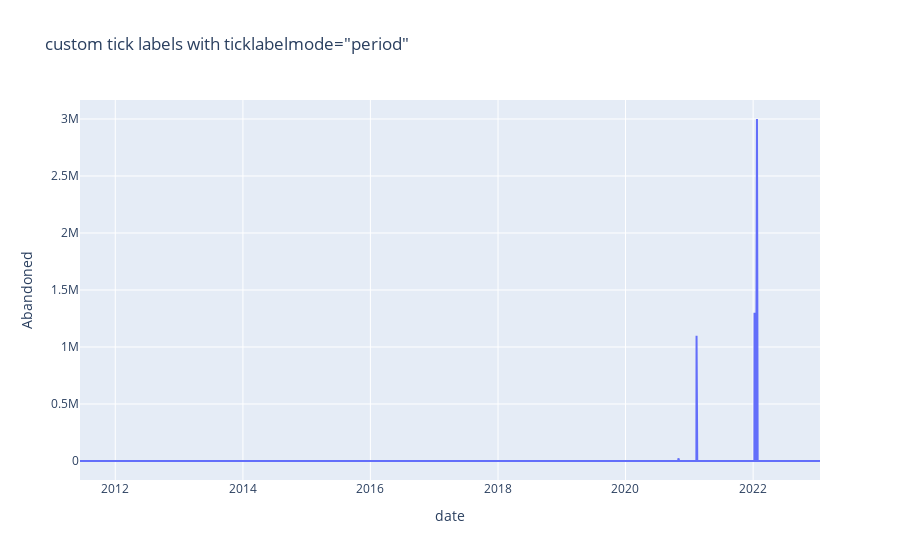

The cell this chart's notebook holds for it:
### Code cell
import plotly.express as px
# df = px.data.stocks()
fig = px.line(df_groupby_date_issueType_pivoted, x="date", y=df_groupby_date_issueType_pivoted['Abandoned'],
            #   hover_data={"date": "|%B %d, %Y"},
              title='custom tick labels with ticklabelmode="period"')
# fig.update_xaxes(
#     dtick="M1",
#     tickformat="%Y",
#     ticklabelmode="period")
fig.show()

### Figure 1 — Plotly figure (JSON) as saved in the notebook; plotly's stock layout.template omitted (floating-point values rounded to 4 significant figures; data arrays with more than 128 entries replaced by an {"elided": "..."} marker saying what was removed)
{"data": [{"hovertemplate": "date=%{x}<br>Abandoned=%{y}<extra></extra>", "legendgroup": "", "line": {"color": "#636efa", "dash": "solid"}, "marker": {"symbol": "circle"}, "mode": "lines", "name": "", "orientation": "v", "showlegend": false, "type": "scatter", "x": {"elided": "645 str values"}, "xaxis": "x", "y": {"elided": "645 int values"}, "yaxis": "y"}], "layout": {"legend": {"tracegroupgap": 0}, "title": {"text": "custom tick labels with ticklabelmode=\"period\""}, "xaxis": {"anchor": "y", "domain": [0, 1], "title": {"text": "date"}}, "yaxis": {"anchor": "x", "domain": [0, 1], "title": {"text": "Abandoned"}}}}
